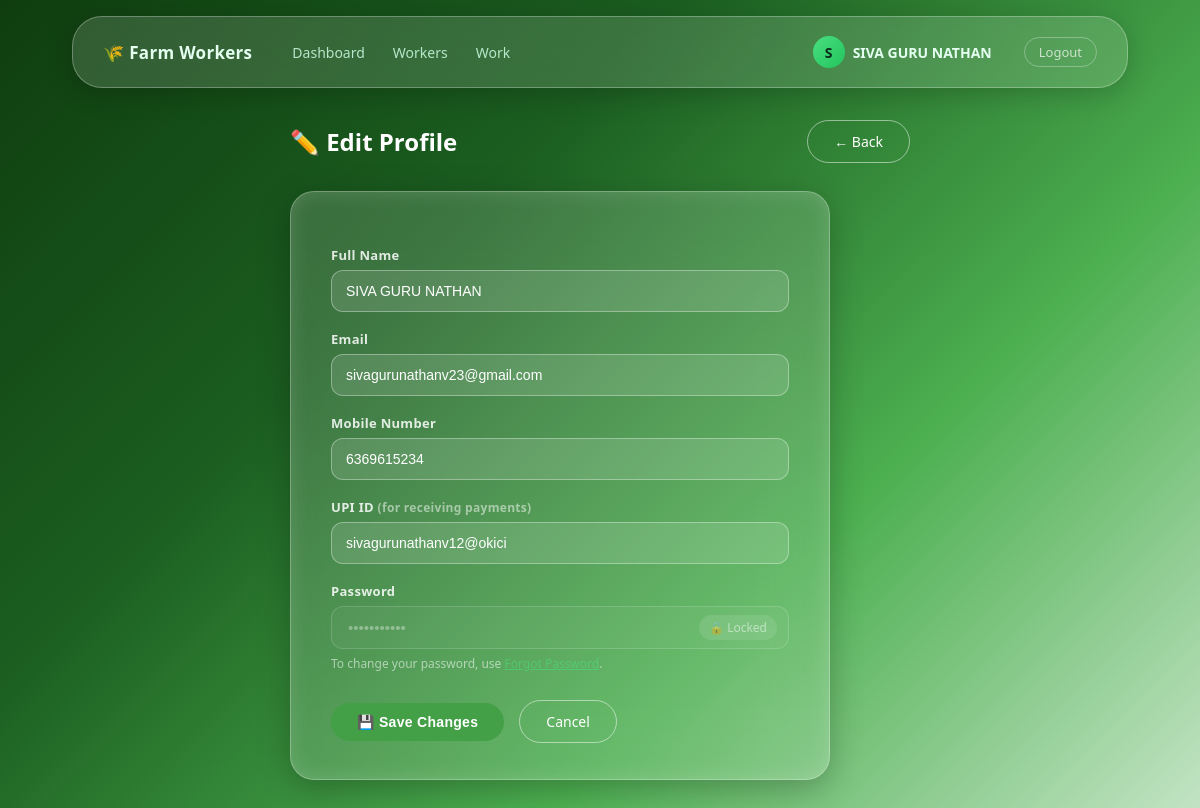
/edit_profile (signed in), run on the app's committed database.
### tables this page shows
CREATE TABLE users (
        user_id INTEGER PRIMARY KEY AUTOINCREMENT, name TEXT NOT NULL,
        email TEXT UNIQUE NOT NULL, mobile TEXT, password TEXT NOT NULL, upi_id TEXT);

### backend/app.py (the view, shortened to what this page needs)
@app.route("/edit_profile", methods=["GET","POST"])
@login_required
def edit_profile():
    conn = get_db(); u = conn.execute("SELECT * FROM users WHERE user_id=?",(uid(),)).fetchone()
    error = None
    conn.close()
    return render_template("edit_profile.html", user=u, error=error)

### backend/app.py (called while the page is built)
def get_db():
    conn = sqlite3.connect(DB_PATH)
    conn.row_factory = sqlite3.Row
    conn.execute("PRAGMA foreign_keys = ON")
    return conn

def login_required(f):
    from functools import wraps
    @wraps(f)
    def dec(*a, **kw):
        if "user_id" not in session: return redirect(url_for("login"))
        return f(*a, **kw)
    return dec

def uid(): return session.get("user_id")

### frontend/templates/edit_profile.html (shortened to what this page needs)
{% extends "base_dashboard.html" %}
{% block content %}
<div class="profile-page">
    <div class="page-header">
        <h2>✏️ Edit Profile</h2>
        <a href="/profile" class="secondary-btn">← Back</a>
    </div>
    <div class="glass-card edit-profile-card">
        <form method="POST">
            <div class="form-group">
                <label>Full Name</label>
                <input type="text" name="name" value="{{ user.name }}" required placeholder="Enter your full name">
            </div>
            <div class="form-group">
                <label>Email</label>
                <input type="email" name="email" value="{{ user.email }}" required placeholder="Enter your email">
            </div>
            <div class="form-group">
                <label>Mobile Number</label>
                <input type="text" name="mobile" value="{{ user.mobile or '' }}" placeholder="Enter your mobile number">
            </div>
            <div class="form-group">
                <label>UPI ID <span style="opacity:0.6;font-size:12px;">(for receiving payments)</span></label>
                <input type="text" name="upi_id" value="{{ user.upi_id or '' }}" placeholder="e.g. yourname@okaxis">
            </div>
            <div class="form-group password-locked">
                <label>Password</label>
                <div class="locked-field">
                    <input type="password" value="placeholder" disabled placeholder="••••••••">
                    <span class="lock-badge">🔒 Locked</span>
                </div>
                <small class="field-hint">To change your password, use <a href="/forgot">Forgot Password</a>.</small>
            </div>
            <div class="button-row" style="margin-top:28px;">
                <button type="submit" class="primary-btn">💾 Save Changes</button>
                <a href="/profile" class="secondary-btn">Cancel</a>
            </div>
        </form>
    </div>
</div>
{% endblock %}

### frontend/templates/base_dashboard.html (shortened to what this page needs)
<!DOCTYPE html>
<html lang="en">
<head>
    <link rel="stylesheet" href="/static/css/style.css">
</head>
<body>
<nav class="glass-navbar">
    <div class="nav-left">
        <a href="/dashboard" class="nav-logo">🌾 Farm Workers</a>
        <div class="nav-links">
            <a href="/dashboard" class="{% if request.path == '/dashboard' %}active-link{% endif %}">Dashboard</a>
            <a href="/workers"   class="{% if '/workers' in request.path %}active-link{% endif %}">Workers</a>
            <a href="/work"      class="{% if '/work' in request.path %}active-link{% endif %}">Work</a>
        </div>
    </div>
    <div class="nav-right">
        <a href="/profile" class="profile-link {% if request.path == '/profile' or request.path == '/edit_profile' %}active-link{% endif %}">
            <span class="profile-avatar">{{ session.user[0]|upper }}</span>
            <span class="user-name">{{ session.user }}</span>
        </a>
        <a href="/logout" class="logout-link">Logout</a>
    </div>
</nav>
<div class="dashboard-container">
    {% block content %}{% endblock %}
</div>
</body>
</html>

### frontend/static/css/style.css (style rules this page uses)
* { box-sizing: border-box; }
body { margin: 0; font-family: 'Segoe UI', Tahoma, sans-serif; background: linear-gradient(135deg, #0f3d0f, #1b5e20, #4caf50, #c8e6c9); min-height: 100vh; background-attachment: fixed; color: white; }
.glass-card { background: rgba(255,255,255,0.15); backdrop-filter: blur(30px); -webkit-backdrop-filter: blur(30px); border-radius: 24px; padding: 50px; width: 100%; max-width: 780px; border: 1px solid rgba(255,255,255,0.3); box-shadow: 0 8px 32px rgba(0,0,0,0.25), inset 0 0 20px rgba(255,255,255,0.15); color: white; }
.form-group { margin-top: 18px; display: flex; flex-direction: column; }
.form-group label { font-size: 13px; font-weight: 600; opacity: 0.85; margin-bottom: 6px; letter-spacing: 0.3px; }
.form-group input, .form-group textarea { padding: 12px 14px; border-radius: 12px; background: rgba(255,255,255,0.12); color: white; border: 1px solid rgba(255,255,255,0.35); outline: none; font-size: 14px; transition: 0.25s; }
.form-group input::placeholder, .form-group textarea::placeholder { color: rgba(255,255,255,0.45); }
.button-row { margin-top: 25px; display: flex; gap: 15px; align-items: center; flex-wrap: wrap; }
.primary-btn { display: inline-block; padding: 11px 26px; background: #43a047; color: white; border: none; border-radius: 30px; font-size: 14px; font-weight: 600; cursor: pointer; text-decoration: none; transition: 0.25s; letter-spacing: 0.3px; }
.secondary-btn { display: inline-block; padding: 11px 26px; border: 1.5px solid rgba(255,255,255,0.5); color: white; background: transparent; border-radius: 30px; font-size: 14px; cursor: pointer; text-decoration: none; transition: 0.25s; }
.glass-navbar { position: fixed; top: 16px; left: 50%; transform: translateX(-50%); width: 88%; display: flex; justify-content: space-between; align-items: center; padding: 13px 30px; border-radius: 30px; background: rgba(255,255,255,0.14); backdrop-filter: blur(22px); border: 1px solid rgba(255,255,255,0.28); box-shadow: 0 6px 28px rgba(0,0,0,0.2); z-index: 1000; }
.nav-left { display: flex; align-items: center; gap: 40px; }
.nav-logo { font-weight: 700; font-size: 17px; color: #e4fff0; text-decoration: none; letter-spacing: 0.3px; }
.nav-links { display: flex; gap: 28px; }
.nav-links a { color: #c5f5da; text-decoration: none; font-size: 14px; font-weight: 500; opacity: 0.9; transition: 0.2s; }
.active-link { color: #a6ffd2 !important; font-weight: 700 !important; }
.nav-right { display: flex; align-items: center; gap: 20px; }
.user-name { color: #e4fff0; font-weight: 600; font-size: 14px; }
.logout-link { color: rgba(255,255,255,0.7); text-decoration: none; font-size: 13px; border: 1px solid rgba(255,255,255,0.3); border-radius: 20px; padding: 5px 14px; transition: 0.2s; }
.dashboard-container { padding: 120px 60px 60px 60px; max-width: 1100px; margin: auto; }
.profile-link { display: flex; align-items: center; gap: 8px; text-decoration: none; color: rgba(255,255,255,0.85); padding: 6px 12px; border-radius: 20px; transition: background 0.2s; }
.profile-avatar { width: 32px; height: 32px; border-radius: 50%; background: linear-gradient(135deg, #4ade80, #22c55e); display: flex; align-items: center; justify-content: center; font-weight: 700; font-size: 14px; color: #0a2a1a; flex-shrink: 0; }
.profile-page { max-width: 620px; margin: 0 auto; }
.page-header { display: flex; align-items: center; justify-content: space-between; margin-bottom: 28px; }
.page-header h2 { margin: 0; font-size: 24px; }
.edit-profile-card { max-width: 540px; padding: 36px 40px; }
.password-locked .locked-field { position: relative; display: flex; align-items: center; }
.password-locked input[disabled] { width: 100%; padding: 12px 100px 12px 16px; border-radius: 12px; border: 1px solid rgba(255,255,255,0.15); background: rgba(255,255,255,0.04); color: rgba(255,255,255,0.35); cursor: not-allowed; font-size: 15px; }
.lock-badge { position: absolute; right: 12px; font-size: 12px; background: rgba(255,255,255,0.1); padding: 4px 10px; border-radius: 20px; color: rgba(255,255,255,0.5); white-space: nowrap; }
.field-hint { display: block; margin-top: 6px; font-size: 12px; opacity: 0.55; }
.field-hint a { color: #4ade80; }

### data on the page
users: user "SIVA GURU NATHAN", name "SIVA GURU NATHAN", email "sivagurunathanv23@gmail.com", mobile "6369615234", upi_id "sivagurunathanv12@okici"

### other printed values
{{ session.user[0]|upper }} "S"
